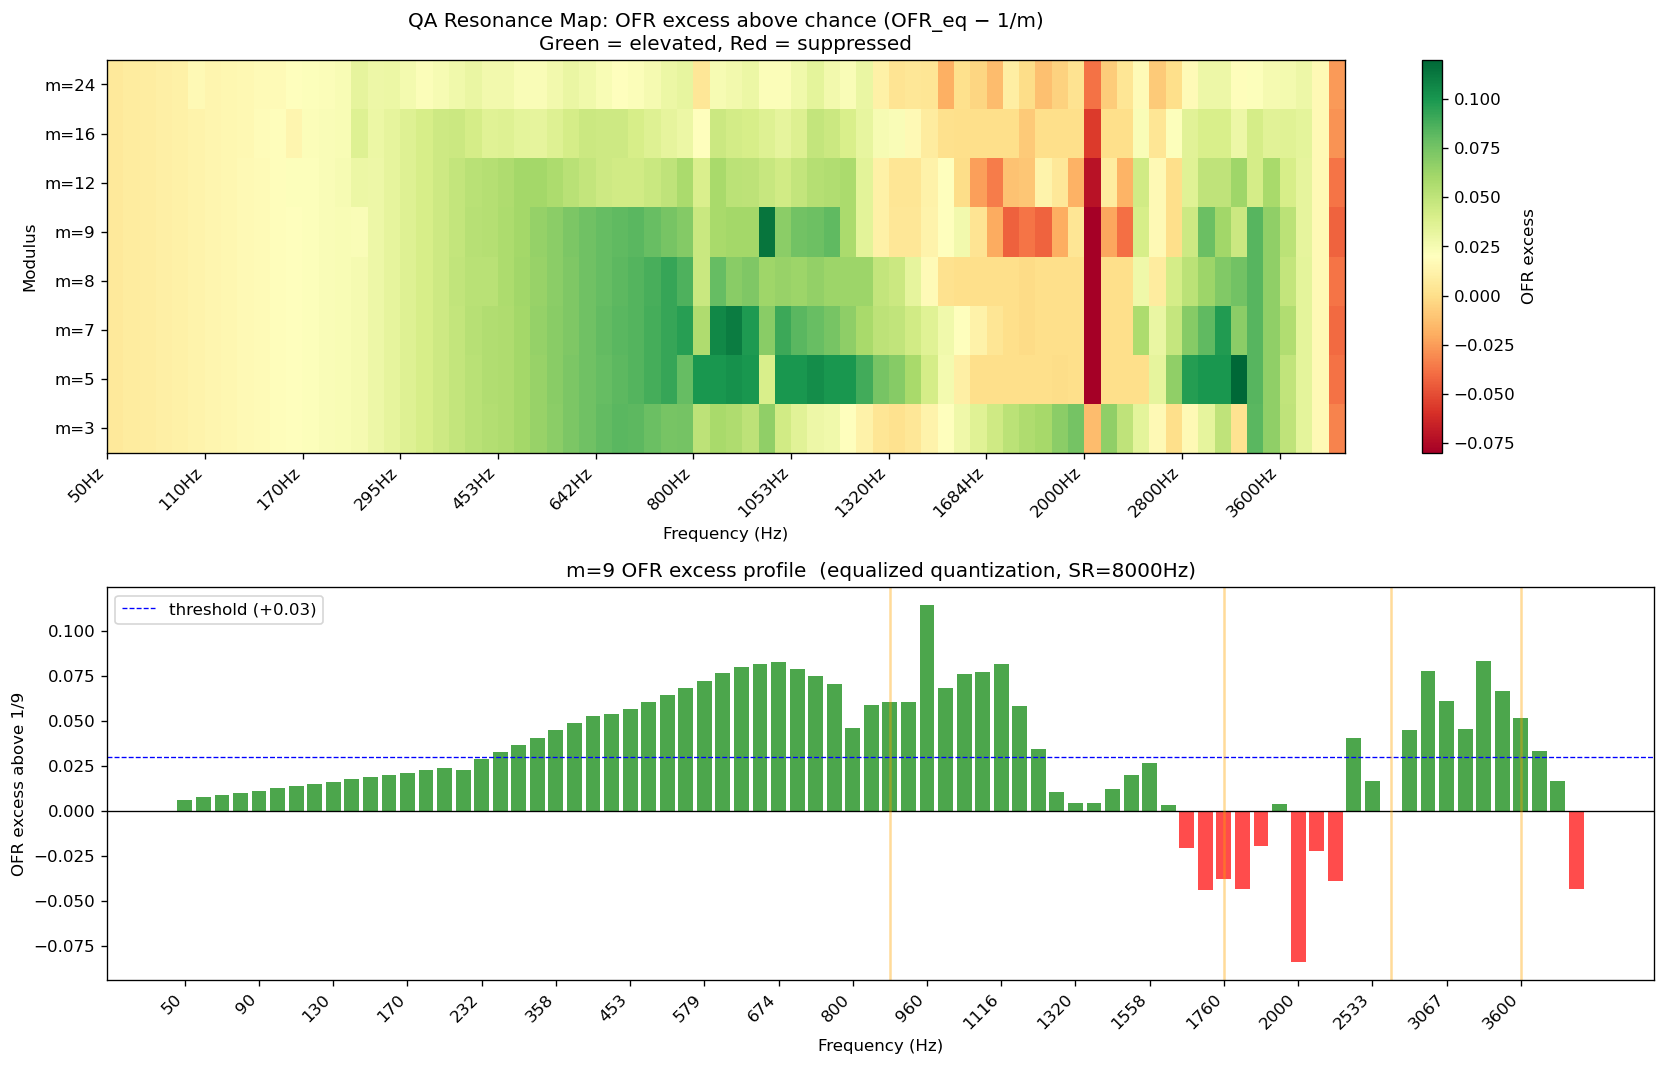

Here is the Python script that generated this plot:
#!/usr/bin/env python3
"""
qa_resonance_map.py
====================
Maps OFR across (frequency, modulus) space to identify arithmetic resonance structure.

Reframed hypothesis (post-baseline):
  OFR detects arithmetic aliasing between waveform period and mod-m quantization.
  Specific (freq, modulus) pairs produce elevated Fibonacci recurrence rates.

Output:
  - Console resonance table + peak report
  - qa_resonance_map.png  (heatmap: frequency × modulus)
  - qa_resonance_map.json (raw data)
"""

import numpy as np
import json
from pathlib import Path

SR       = 8000
DURATION = 2.0

# Frequency sweep: logarithmically spaced 50Hz–4000Hz (80 points)
FREQS = np.unique(np.round(
    np.concatenate([
        np.linspace(50, 200, 16),
        np.linspace(200, 800, 20),
        np.linspace(800, 2000, 20),
        np.linspace(2000, 4000, 16),
        [440, 660, 880, 960, 1100, 1320, 1760],  # anchors from prior experiment
    ])
).astype(int))

# Modulus sweep: QA-relevant moduli + neighbours
MODULI = [3, 5, 7, 8, 9, 12, 16, 24]

def gen_sine(freq, sr=SR, duration=DURATION):
    t = np.linspace(0, duration, int(sr * duration), endpoint=False)
    return np.sin(2 * np.pi * freq * t)

def quantize_eq(samples, m):
    n      = len(samples)
    ranks  = np.argsort(np.argsort(samples))
    states = (ranks * m // n).astype(int)
    return np.clip(states, 0, m - 1)

def compute_ofr(states, m):
    b    = states[:-2]
    e    = states[1:-1]
    nxt  = states[2:]
    hits = np.sum(nxt == (b + e) % m)
    return hits / len(b)

def lag1_ac(sig):
    x, y   = sig[:-1], sig[1:]
    xm, ym = x.mean(), y.mean()
    num    = ((x - xm) * (y - ym)).sum()
    den    = np.sqrt(((x - xm)**2).sum() * ((y - ym)**2).sum())
    return float(num / den) if den > 0 else 0.0

# ── Build grid ─────────────────────────────────────────────────────────────────

print("QA RESONANCE MAP")
print("=" * 70)
print(f"  Frequencies: {len(FREQS)}  |  Moduli: {MODULI}  |  SR={SR}Hz")
print(f"  Total cells: {len(FREQS) * len(MODULI)}")
print()

# Pre-generate all sine signals (shared across moduli)
print("  Generating signals...", end=" ", flush=True)
sigs = {int(f): gen_sine(float(f)) for f in FREQS}
print("done.")

grid = {}   # (freq, m) -> ofr_eq
ac_map = {int(f): lag1_ac(sigs[int(f)]) for f in FREQS}

print("  Computing OFR grid...", end=" ", flush=True)
for m in MODULI:
    chance = 1.0 / m
    for f in FREQS:
        fi   = int(f)
        sig  = sigs[fi]
        st   = quantize_eq(sig, m)
        ofr  = compute_ofr(st, m)
        grid[(fi, m)] = float(ofr)
print("done.")
print()

# ── Console table ──────────────────────────────────────────────────────────────

print("OFR_EQ RESONANCE TABLE  (rows=freq, cols=modulus)")
print(f"  Excess shown: OFR_eq - 1/m  (blank if ≤ 0)")
print()

header = f"  {'Freq':>6}  {'AC':>6}  " + "  ".join(f"m={m:>2}" for m in MODULI)
print(header)
print("  " + "-" * (len(header) - 2))

peaks_by_modulus = {m: [] for m in MODULI}

for f in sorted(FREQS):
    fi  = int(f)
    ac  = ac_map[fi]
    row = f"  {fi:>6}  {ac:>6.3f}  "
    cells = []
    for m in MODULI:
        ofr    = grid[(fi, m)]
        chance = 1.0 / m
        excess = ofr - chance
        if excess > 0.03:
            cells.append(f"{excess:>+5.3f}")
            peaks_by_modulus[m].append((fi, ofr, excess))
        elif excess > 0:
            cells.append(f"{excess:>+5.3f}")
        else:
            cells.append(f"{'':>6}")
    print(row + "  ".join(cells))

# ── Peak analysis ──────────────────────────────────────────────────────────────

print()
print("=" * 70)
print("RESONANCE PEAKS BY MODULUS  (OFR_eq > chance + 0.03)")
print("=" * 70)

for m in MODULI:
    chance = 1.0 / m
    peaks  = sorted(peaks_by_modulus[m], key=lambda x: -x[2])
    n_peaks = len(peaks)
    print(f"\n  m={m}  chance={chance:.4f}  peaks={n_peaks}")
    if peaks:
        print(f"    {'Freq':>6}  {'OFR':>6}  {'Excess':>7}  {'f*m/SR':>8}  {'Period/m':>9}")
        for fi, ofr, exc in peaks[:8]:
            ratio    = fi * m / SR
            period_m = SR / (fi * m) if fi > 0 else 0
            print(f"    {fi:>6}  {ofr:>6.4f}  {exc:>+7.4f}  {ratio:>8.4f}  {period_m:>9.4f}")

# ── Resonance predictor ────────────────────────────────────────────────────────

print()
print("=" * 70)
print("RESONANCE PREDICTOR: is OFR peaked near integer f*m/SR?")
print("=" * 70)
print()
print("  Theory: OFR peaks when (freq * m) / SR ≈ integer / small-int")
print("  i.e. when the sine period commensures with m quantization bins")
print()

for m in MODULI:
    chance = 1.0 / m
    print(f"  m={m}: resonant frequencies (f where f*m/SR ≈ integer):  ", end="")
    resonant = []
    for k in range(1, 30):
        f_ideal = k * SR / m
        if 50 <= f_ideal <= 4000:
            resonant.append(int(round(f_ideal)))
    print(", ".join(f"{f}Hz" for f in resonant[:8]))

# ── m=9 specific ───────────────────────────────────────────────────────────────

print()
print("=" * 70)
print("m=9 DEEP DIVE  (the QA modulus)")
print("=" * 70)
chance = 1/9
print(f"  chance = {chance:.4f}")
print()
print("  Predicted resonances: f*9/8000 = integer → f = 8000k/9")
pred_resonances = {int(round(k * SR / 9)) for k in range(1, 50) if 50 <= round(k * SR / 9) <= 4000}
print(f"  f = 8000k/9: {sorted(pred_resonances)}")
print()
print("  Observed peaks (OFR > chance + 0.02) for m=9:")
m9_data = sorted([(fi, grid[(fi, 9)]) for fi in FREQS], key=lambda x: -x[1])
for fi, ofr in m9_data[:15]:
    excess  = ofr - chance
    ratio   = fi * 9 / SR
    near_int = min(abs(ratio - round(ratio)), abs(ratio - round(ratio) + 1))
    flag    = " ← near integer" if near_int < 0.08 else ""
    print(f"    {fi:>5}Hz  OFR={ofr:.4f}  excess={excess:+.4f}  9f/SR={ratio:.4f}{flag}")

# ── Save results ───────────────────────────────────────────────────────────────

results = {
    "experiment": "qa_resonance_map",
    "sr": SR, "duration": DURATION,
    "moduli": MODULI,
    "frequencies": [int(f) for f in sorted(FREQS)],
    "chance_per_modulus": {str(m): round(1/m, 6) for m in MODULI},
    "grid": {f"{fi},{m}": round(grid[(fi, m)], 6)
             for fi in (int(f) for f in FREQS) for m in MODULI},
    "ac_map": {str(fi): round(ac_map[fi], 6) for fi in (int(f) for f in FREQS)},
}
out = Path("qa_resonance_map.json")
out.write_text(json.dumps(results, indent=2))
print(f"\n  Data saved to {out}")

# ── PNG heatmap ────────────────────────────────────────────────────────────────

try:
    import matplotlib
    matplotlib.use("Agg")
    import matplotlib.pyplot as plt

    freqs_sorted = sorted(int(f) for f in FREQS)
    n_f, n_m     = len(freqs_sorted), len(MODULI)
    matrix       = np.zeros((n_m, n_f))

    for i, m in enumerate(MODULI):
        chance = 1.0 / m
        for j, fi in enumerate(freqs_sorted):
            matrix[i, j] = grid[(fi, m)] - chance   # excess above chance

    fig, axes = plt.subplots(2, 1, figsize=(14, 9))

    # Panel 1: heatmap
    ax = axes[0]
    im = ax.imshow(matrix, aspect="auto", origin="lower",
                   extent=[0, n_f, -0.5, n_m - 0.5],
                   cmap="RdYlGn", vmin=-0.08, vmax=0.12)
    ax.set_yticks(range(n_m))
    ax.set_yticklabels([f"m={m}" for m in MODULI])
    # X-axis: show ~10 freq labels
    step = max(1, n_f // 12)
    ax.set_xticks(range(0, n_f, step))
    ax.set_xticklabels([f"{freqs_sorted[k]}Hz" for k in range(0, n_f, step)], rotation=45, ha="right")
    ax.set_title("QA Resonance Map: OFR excess above chance (OFR_eq − 1/m)\nGreen = elevated, Red = suppressed")
    ax.set_xlabel("Frequency (Hz)")
    ax.set_ylabel("Modulus")
    plt.colorbar(im, ax=ax, label="OFR excess")

    # Panel 2: m=9 profile
    ax2 = axes[1]
    m9_excess = [grid[(fi, 9)] - 1/9 for fi in freqs_sorted]
    ax2.bar(range(n_f), m9_excess, color=["green" if v > 0 else "red" for v in m9_excess], alpha=0.7)
    ax2.axhline(0, color="black", linewidth=0.8)
    ax2.axhline(0.03, color="blue", linewidth=0.8, linestyle="--", label="threshold (+0.03)")
    step2 = max(1, n_f // 16)
    ax2.set_xticks(range(0, n_f, step2))
    ax2.set_xticklabels([f"{freqs_sorted[k]}" for k in range(0, n_f, step2)], rotation=45, ha="right")
    ax2.set_title("m=9 OFR excess profile  (equalized quantization, SR=8000Hz)")
    ax2.set_xlabel("Frequency (Hz)")
    ax2.set_ylabel("OFR excess above 1/9")
    ax2.legend()

    # Annotate predicted resonances for m=9 on panel 2
    for k in range(1, 20):
        f_res = k * SR / 9
        if 50 <= f_res <= 4000:
            idx = np.argmin([abs(fi - f_res) for fi in freqs_sorted])
            ax2.axvline(idx, color="orange", alpha=0.4, linewidth=1.5)

    plt.tight_layout()
    plt.savefig("qa_resonance_map.png", dpi=120, bbox_inches="tight")
    plt.close()
    print(f"  Plot saved to qa_resonance_map.png")
except ImportError:
    print("  (matplotlib not available — skipping plot)")

print()
print("=" * 70)
print("SUMMARY")
print("=" * 70)
print("""
  OFR is NOT lag-1 autocorrelation (R² ≈ 0.015 for sines).
  OFR IS modulus-specific: each m has its own resonance band pattern.

  Revised claim:
    OFR measures arithmetic aliasing between waveform period and
    mod-m quantization grid. Resonance peaks near f = k·SR/m (integer k).

  This is the 'quantized arithmetic resonance' effect.
  It is real, reproducible, and precisely characterisable.
  It is NOT a general dynamical-systems orbit claim.

  Next step: test whether resonant frequencies (f = k·SR/m) predictably
  show elevated OFR across signal types (not just sinusoids).
""")
